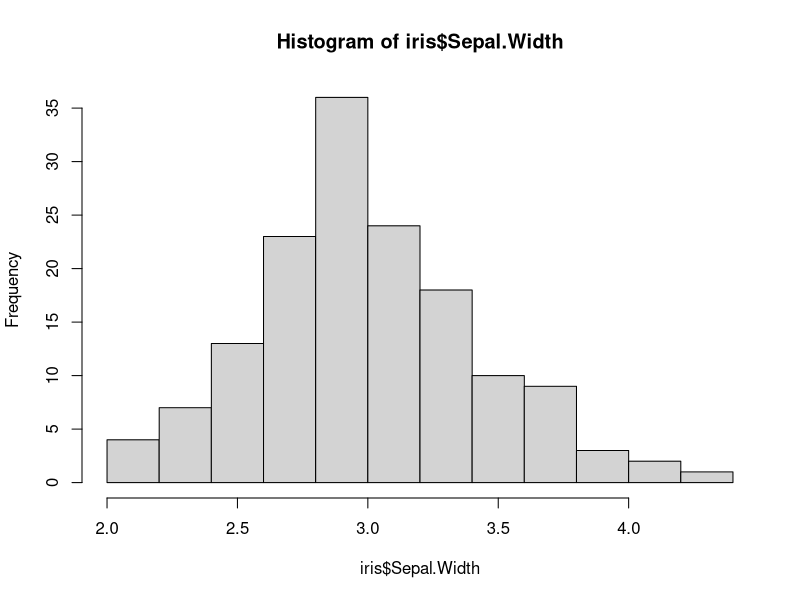
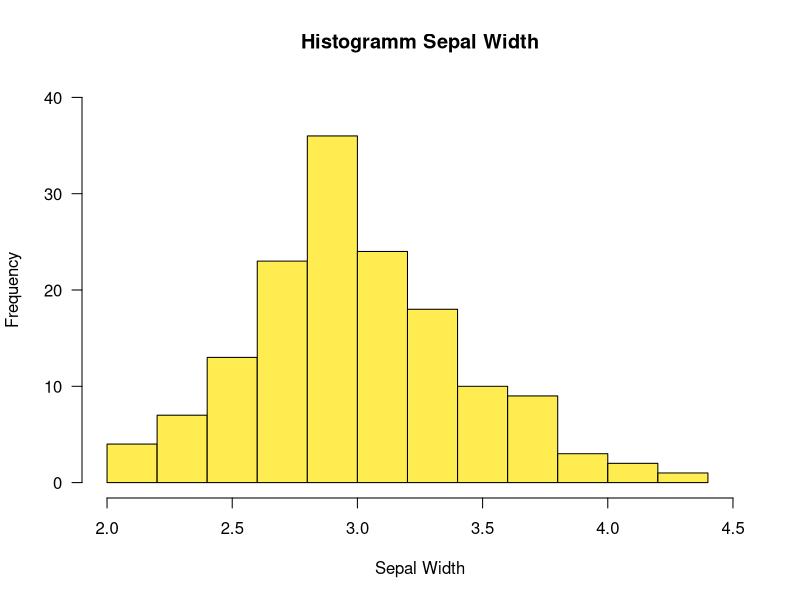
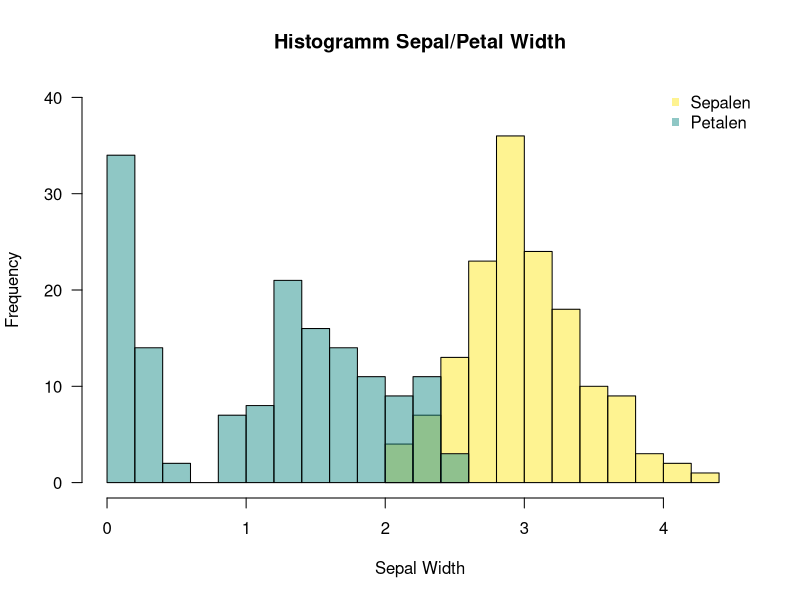

Generate these figures, in order, with R:
##### RDA Deutschland Tagung 2020 - Advanced Track - Workshop ##### 

#################### Datenvisualisierung mit R ####################

# Histogramme

#Histogramm
require(viridis)

iris

hist(iris$Sepal.Width)

hist(iris$Sepal.Width,
     main="Histogramm Sepal Width",
     las=1,
     xlim=c(2,4.5),
     ylim=c(0,40),
     xlab="Sepal Width",
     col=viridis(2,alpha=0.8)[2])


hist(iris$Sepal.Width,
     main="Histogramm Sepal/Petal Width",
     las=1,
     xlim=c(0,4.5),
     ylim=c(0,40),
     xlab="Sepal Width",
     col=viridis(2,alpha=0.5)[2])

hist(iris$Petal.Width,
     col=viridis(3,alpha=0.5)[2],
     add=TRUE)

legend("topright",legend=c("Sepalen","Petalen"),pch=15,
       col=c(viridis(2,alpha=0.5)[2],viridis(3,alpha=0.5)[2]),
       bty="n")




